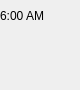
<?xml version="1.0" encoding="UTF-8"?>
<ui version="4.0">
 <class>Form</class>
 <widget class="QWidget" name="Form">
  <property name="geometry">
   <rect>
    <x>0</x>
    <y>0</y>
    <width>80</width>
    <height>90</height>
   </rect>
  </property>
  <property name="windowTitle">
   <string>Form</string>
  </property>
  <widget class="QLabel" name="thoi_tiet">
   <property name="geometry">
    <rect>
     <x>-10</x>
     <y>30</y>
     <width>91</width>
     <height>71</height>
    </rect>
   </property>
   <property name="text">
    <string/>
   </property>
   <property name="pixmap">
    <pixmap>../img/clouds.png</pixmap>
   </property>
   <property name="scaledContents">
    <bool>true</bool>
   </property>
  </widget>
  <widget class="QLabel" name="thoi_gian">
   <property name="geometry">
    <rect>
     <x>0</x>
     <y>0</y>
     <width>81</width>
     <height>31</height>
    </rect>
   </property>
   <property name="text">
    <string>6:00 AM</string>
   </property>
  </widget>
 </widget>
 <resources/>
 <connections/>
</ui>
